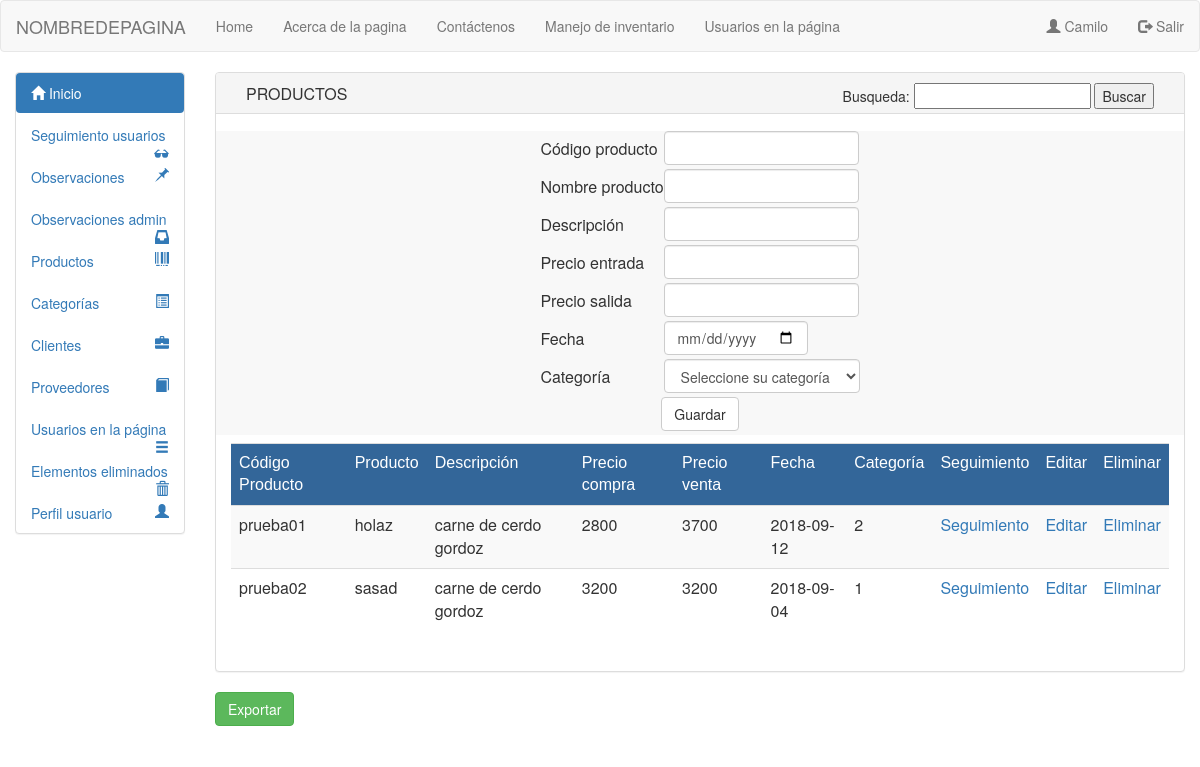
Before: /vista/html/crudproductos.php (signed in) with the older database file.
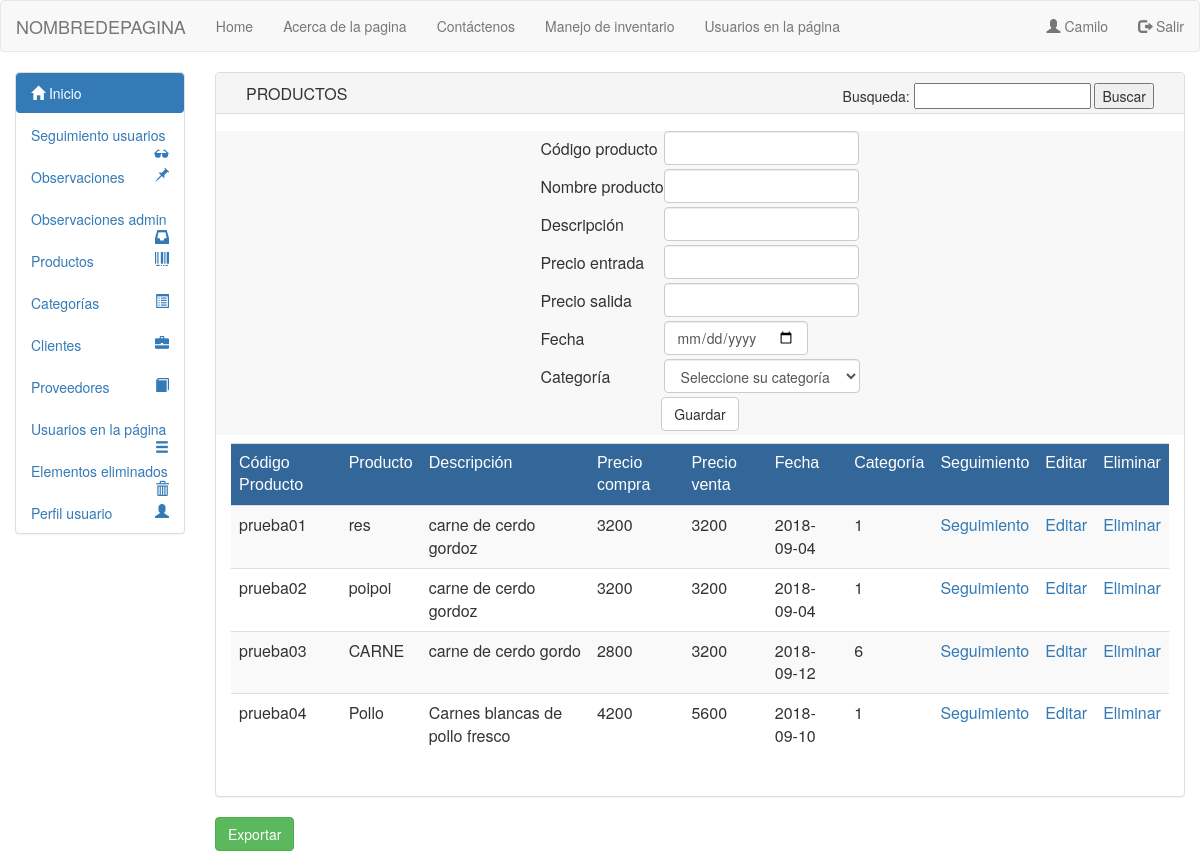
After: the same page with the newer database file.
### tables this page shows
CREATE TABLE `productos` (
  `codigo_producto` varchar(50) NOT NULL,
  `nombre_producto` varchar(50) NOT NULL,
  `desc_producto` varchar(50) NOT NULL,
  `precio_entrada` varchar(50) NOT NULL,
  `precio_salida` varchar(50) NOT NULL,
  `fecha_ingreso` date NOT NULL,
  `estado_producto` tinyint(1) NOT NULL,
  `id_categoria` int(11) DEFAULT NULL
);

### modelo/mdlprodobtener.php (called while the page is built, shortened)
<?php
 include_once("conexion.php");
    $nom = "";
    $des = "";
    $pen = "";
    $pas = "";
    $fec = "";
    $update = false;
?>

### Modelo/conexion.php (called while the page is built, shortened)
<?php
class Conexion
{
public function __construct()
{
$this->con = new mysqli("localhost", "root", "", "inventcorp");
}
}
?>

### modelo/mdlprodlistar.php (called while the page is built)
<?php
 include_once("conexion.php");
class Productolis extends Conexion
{
    public function listar()
    {
        $q = "select * from productos where estado_producto='1' order by codigo_producto";
        $consulta = $this->con->query($q) or die ('failed!' . $this->con->error);
        return $consulta;
    }
}
?>

### Modelo/mdlescape.php (called while the page is built)
<?php
class Escap
{
	public function escape($string){
		return htmlentities($string, ENT_QUOTES, 'UTF-8');
	}
}
?>

### Vista/html/crudproductos.php (the view, shortened to what this page needs)
<?php
include_once '../../modelo/mdlprodlistar.php';
include_once'../../modelo/mdlprodobtener.php';
include_once '../../modelo/mdlescape.php';
?>
<html lang="en">
<head>
<link href="../bootstrap/css/bootstrap.min.css" rel="stylesheet" media="screen">
</head>
<body>
<?php
include_once 'header.php';
?>
<div class="container-fluid">
<div class="row">
<div class="col-sm-3 col-md-2 sidebar">
<?php
include_once 'menulateral.php';
?>
</div>
<div class="col-sm-10 col-md-10">
<div class="panel panel-default">
<div class="panel-heading">
<div class="col-sm-4 col-md-4"><h class="panel-title">PRODUCTOS</h></div>
<div class="col-sm-8 col-md-8">
<form align="right" action="crudproductosc1.php" method="post">
<tr align="right">Busqueda:
     <input type="text" name="insertp1">
     <button  type="submit" name="buscarp1" >Buscar</button>
</tr>
</form>
</div>
<br>
</div>
<div class="row">
 <div class="col-sm-12 col-md-12">
            <form method="post" action="../../controlador/crudprod/controlador.php" class="navbar-form navbar-default">
            <table align="center">
                <div class="form-group">
                        <tr>
                            <?php if ($update == true): ?>
                            <?php else: ?>
                                    <td >Código producto</td>
                                    <td><input type="text" class="form-control" name="cod" maxlength="50" required  title="máximo 11 letras o numeros no caracteres especiales"/></td>
                            <?php endif ?>
                        </tr>
                </div>
                <tr><td style="padding:2px"></td></tr>
                <div class="form-group">
                        <tr>
                            <td >Nombre producto</td>
                            <td><input type="text" class="form-control" name="nom" value="<?php echo $nom; ?>" maxlength="50" required  title="Solo Letras 11 máximo no caracteres especiales" /></td>
                        </tr>
                </div>
                <tr><td style="padding:2px"></td></tr>
                <div class="form-group">
                        <tr>
                            <td >Descripción</td>
                            <td><input type="text" class="form-control" name="des" value="<?php echo $des; ?>"  maxlength="50" required pattern="^[A-Za-z -]+$" title="Solo Letras 50 máximo no caracteres especiales"/></td>
                        </tr>
                </div>
                <tr><td style="padding:2px"></td></tr>
                <div class="form-group">
                        <tr>
                            <td >Precio entrada</td>
                            <td><input type="text" class="form-control" name="pen" value="<?php echo $pen; ?>" maxlength="4" required pattern="[0-9]+" title="Solo numeros, 4 máximo(cambiar)" /></td>
                        </tr>
                </div>
                <tr><td style="padding:2px"></td></tr>
                <div class="form-group">
                        <tr>
                            <td >Precio salida</td>
                            <td><input type="text" class="form-control" name="pas" value="<?php echo $pas; ?>" maxlength="4" required pattern="[0-9]+" title="Solo numeros, 4 máximo(cambiar)" /></td>
                        </tr>
                </div>
                <tr><td style="padding:2px"></td></tr>
                <div class="form-group">
                        <tr>
                            <td >Fecha</td>
                            <td><input type="date" class="form-control" name="fec" value="<?php echo $fec; ?>" required /></td>
                        </tr>
                </div>
                <tr><td style="padding:2px"></td></tr>
                <div class="form-group">
                        <tr>
                            <?php if ($update == true): ?>
                            <td >Categoría</td>
                             <td>
                               <select  class="form-control" name="cat" >
                                <option value="<?php echo $cat;?>" ><?php echo $cat; ?></option>
                                <option disabled="disabled">-------</option>
                                <?php
                                 $objeto1= new Categorialis;
                                 $res1=$objeto1->listar();
                                $x = 0;
                                while($row1 = $res1->fetch_array(MYSQLI_ASSOC)){
                                $x ++ ;
                                ?>
                                 <option value="<?php echo $x;?>"> <?php echo $row1['nombre_categoria']." [".$x."] " ?></option>
                                <?php } ?>
                                </select>
                            </td>
                            <?php else: ?>
                            <td >Categoría</td>
                             <td>
                               <select required class="form-control" name="cat">
                                <option value="" disabled selected>Seleccione su categoría</option>
                                </select>
                            </td>
                            <?php endif ?>
                        </tr>
                </div>
                <tr><td style="padding:2px"></td></tr>
                <tr>
                        <td colspan="2" align="center">
                                <?php if ($update == true): ?>
                                <a href="crudproductos.php">Cancelar</a>
                                    <button  type="submit" name="actualizar" class="btn btn-success" >Actualizar</button>
                                <?php else: ?>
                                    <button  type="submit" name="guardar" class="btn btn-default" >Guardar</button>
                                <?php endif ?>
                        </td>
                </tr>
                <tr><td style="padding:2px"></td></tr>
            </table>
            </form>
             <div class="col-sm-12 col-md-12">
             <div class="table-responsive">
                    <table class="table table-hover table-striped" align="center">
                    <thead>
                        <tr>
                            <tr style="color:#FFF; background-color:#369">
                            <td style="font-family:Tahoma, Geneva, sans-serif">Código Producto</td>
                            <td style="font-family:Tahoma, Geneva, sans-serif">Producto</td>
                            <td style="font-family:Tahoma, Geneva, sans-serif">Descripción</td>
                            <td style="font-family:Tahoma, Geneva, sans-serif">Precio compra</td>
                            <td style="font-family:Tahoma, Geneva, sans-serif">Precio venta</td>
                            <td style="font-family:Tahoma, Geneva, sans-serif">Fecha</td>
                            <td style="font-family:Tahoma, Geneva, sans-serif">Categoría</td>
                            <td style="font-family:Tahoma, Geneva, sans-serif">Seguimiento</td>
                            <td style="font-family:Tahoma, Geneva, sans-serif">Editar</td>
                            <td style="font-family:Tahoma, Geneva, sans-serif">Eliminar</td>
                        </tr>
                    </thead>
                    <?php
                    $objeto= new Productolis;
                    $res=$objeto->listar();
                    $objeto2= new Escap;
                     while($row = $res->fetch_array(MYSQLI_ASSOC)){
                      ?>
                        <tr>
                            <td><?php echo $objeto2->escape($row['codigo_producto']); ?></td>
                            <td><?php echo $objeto2->escape($row['nombre_producto']); ?></td>
                            <td><?php echo $objeto2->escape($row['desc_producto']); ?></td>
                            <td><?php echo $objeto2->escape($row['precio_entrada']); ?></td>
                            <td><?php echo $objeto2->escape($row['precio_salida']); ?></td>
                            <td><?php echo $objeto2->escape($row['fecha_ingreso']); ?></td>
                            <td><?php echo $objeto2->escape($row['id_categoria']); ?></td>
                            <td>
                                <a href="chart.php?edit=<?php echo $row['codigo_producto']; ?>">Seguimiento</a>
                            </td>
                            <td>
                                <a href="crudproductos.php?edit=<?php echo $row['codigo_producto']; ?>">Editar</a>
                            </td>
                            <td>
                                <a href="../../controlador/crudprod/controlador2.php?del=<?php echo $row['codigo_producto']; ?>">Eliminar</a>
                            </td>
                        </tr>
                    <?php
                   } $objeto->CloseDB();?>
                </table>
                <br/>
             </div>
                </div>
              </div>
            </div>
        </div>
         <form method="post" action="exportarprod1.php">
     <input type="submit" name="exportar" class="btn btn-success" value="Exportar" />
    </form>
        </div>
</div>
</div>
    </body>
</html>

### Vista/html/header.php (shortened to what this page needs)
<!DOCTYPE html>
<html lang="en">
<?php
$archivo = basename($_SERVER['PHP_SELF']);
if ($archivo=="index.php")
{
	$ruta="vista/html/";
}
else
{
	$ruta="";
}
?>
<head>
  <link href="../bootstrap/css/bootstrap.min.css" rel="stylesheet" media="screen">
</head>
<body>
<nav class="navbar navbar-default">
  <div class="container-fluid">
    <div class="navbar-header">
      <a class="navbar-brand" href="<?php echo $ruta;?>../../index.php">NOMBREDEPAGINA</a>
    </div>
    <ul class="nav navbar-nav">
      <li ><a href="<?php echo $ruta;?>../../index.php">Home</a></li>
      <li><a href="<?php echo $ruta;?>acercadelapagina.php">Acerca de la pagina</a></li>
      <li><a href="#">Contáctenos</a></li>
      <li >
        <?php if(isset($_SESSION["session"])): ?>
            <?php if ($_SESSION["idrol"] == 3): ?>
            <?php else: ?>
                     <a href="<?php echo $ruta;?>crudproductos.php">Manejo de inventario</a></li>
            <?php endif ?>
        <?php else: ?>
        <?php endif ?>
      <li>
        <?php if(isset($_SESSION["session"])): ?>
            <?php if ($_SESSION["idrol"] == 1): ?>
                      <a href="<?php echo $ruta;?>admon.php">Usuarios en la página</a>
            <?php elseif($_SESSION["idrol"] == 2): ?>
            <?php elseif($_SESSION["idrol"] == 3): ?>
            <?php endif ?>
        <?php else: ?>
        <?php endif ?>
      </li>
    </ul>
    <ul class="nav navbar-nav navbar-right">
      <li class="pull-right">
        <a href="<?php if(isset($_SESSION['session'])){echo $ruta.'../../controlador/salir.php';} else { echo $ruta.'seguridaddb.php';}?>">
          <span class="glyphicon glyphicon-log-out">
          </span>
          <?php if(isset($_SESSION["session"])){ echo "Salir";} else{echo "Logueo";}?>
        </a>
      </li>
     <li class="pull-right">
      <a href="<?php if(isset($_SESSION['session'])){}else { echo $ruta.'registro.php';}?>">
        <span class="glyphicon glyphicon-user">
        </span>
       <?php if(isset($_SESSION["session"])){ echo $_SESSION["session"];} else{echo "Registro";}?>
      </a>
    </li>
    </ul>
  </div>
</nav>
</body>
</html>

### Vista/html/menulateral.php (shortened to what this page needs)
<!DOCTYPE html>
<html lang="en">
<head>
  <link href="../bootstrap/css/bootstrap.min.css" rel="stylesheet" media="screen">
</head>
<body>
  <ul class="nav nav-pills nav-stacked panel panel-default">
      <li class="active"><a href="../../index.php"><span class="glyphicon glyphicon-home"></span> Inicio</a></li>
      <li>
          <?php if ($_SESSION["idrol"] == 1): ?>
              <a href="seguimientousu.php">Seguimiento usuarios<span class="glyphicon glyphicon-sunglasses pull-right"> </span></a>
          <?php else: ?>
          <?php endif ?>
      </li>
      <li><a href="observacionesu.php">Observaciones<span class="glyphicon glyphicon-pushpin pull-right"></span> </a></li>
      <li>
          <?php if ($_SESSION["idrol"] == 1): ?>
              <a href="observaciones.php?hola">Observaciones admin<span class="glyphicon glyphicon glyphicon-inbox pull-right"> </span></a>
          <?php else: ?>
          <?php endif ?>
      </li>
      <li><a href="crudproductos.php">Productos<span class="glyphicon glyphicon glyphicon-barcode pull-right"></span> </a></li>
      <li><a href="crudcategoria.php">Categorías<span class="glyphicon glyphicon-list-alt pull-right"></span> </a></li>
      <li><a href="crudcliente.php">Clientes<span class="glyphicon glyphicon-briefcase pull-right"></span> </a></li>
      <li><a href="crudproveedor.php">Proveedores<span class="glyphicon glyphicon-book pull-right"></span> </a></li>
      <li>
          <?php if ($_SESSION["idrol"] == 1): ?>
              <a href="admon.php">Usuarios en la página<span class="glyphicon glyphicon-menu-hamburger pull-right"> </span></a>
          <?php else: ?>
          <?php endif ?>
      </li>
      <li>
        <?php if ($_SESSION["idrol"] == 1): ?>
              <a href="objetoelm.php">Elementos eliminados<span class="glyphicon glyphicon-trash pull-right"></span> </a>
        <?php else: ?>
        <?php endif ?>
      </li>
      <li><a href="perfilusuario.php">Perfil usuario<span class="glyphicon glyphicon-user pull-right"></span> </a></li>
  </ul>
</body>
</html>

Changed rows visible on the page:
changed productos "prueba01": nombre_producto "holaz" → "res"; precio_entrada "2800" → "3200"; precio_salida "3700" → "3200"; fecha_ingreso "2018-09-12" → "2018-09-04"; id_categoria "2" → "1"
changed productos "prueba02": nombre_producto "sasad" → "poipoi"
added productos: codigo_producto "prueba03", nombre_producto "CARNE", desc_producto "carne de cerdo gordo", precio_entrada "2800", precio_salida "3200", fecha_ingreso "2018-09-12", id_categoria "6"
added productos: codigo_producto "prueba04", nombre_producto "Pollo", desc_producto "Carnes blancas de pollo fresco", precio_entrada "4200", precio_salida "5600", fecha_ingreso "2018-09-10", id_categoria "1"
